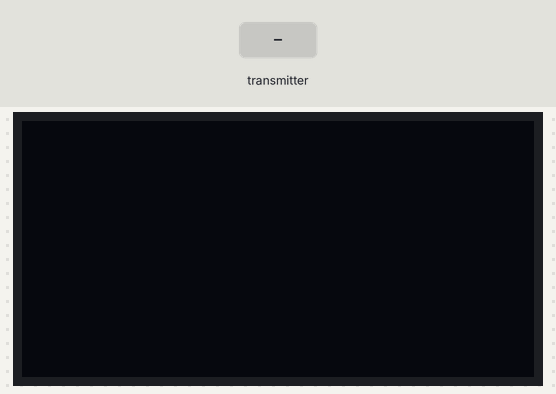
Bench run of a sketch on a simulated Arduino Uno, built with avr-gcc and run on an emulated ATmega328P. Parts: 128×64 one-colour display. Inputs (shaded band) come from the test bench. The display library's start-up logo is not drawn; no radio packets arrive unless stated; what the sketch prints to the serial monitor is not drawn.

Above: at 3.2 s.
3.3 s: the transmitter starts sending distance = 0
At 5.2 s:
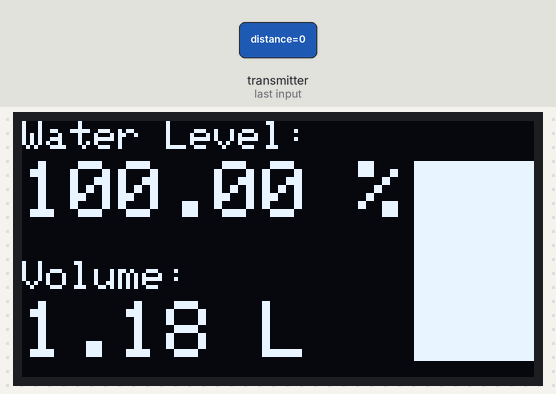
5.6 s: the transmitter starts sending distance = 256
At 6.8 s:
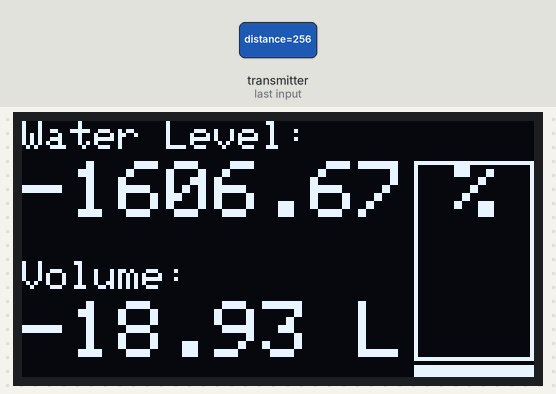
Timing chart, 0 to 8.6 s (numbered marks = the images above; inputs shaded):
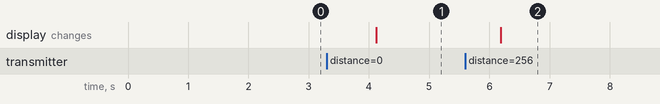

The sketch:

Receiver_Code_With_Graphics_and_volume.ino
```cpp
#include <SPI.h>
#include <nRF24L01.h>
#include <RF24.h>
#include <Wire.h>
#include <Adafruit_GFX.h>
#include <Adafruit_SSD1306.h>

#define SCREEN_WIDTH 128
#define SCREEN_HEIGHT 64
#define OLED_RESET    -1
#define SCREEN_ADDRESS 0x3C ///< See datasheet for Address; 0x3D for 128x64, 0x3C for 128x32

Adafruit_SSD1306 display(SCREEN_WIDTH, SCREEN_HEIGHT, &Wire, OLED_RESET);

RF24 radio(7, 8); // CE, CSN

const byte address[6] = "00001";
const float tankHeight = 15.0; // Tank height in cm
const float maxFillHeight = 15.0; // Maximum fill height in cm
const float tankRadius = 5.0; // Tank radius in cm

void setup() {
  Serial.begin(9600);

  if (!display.begin(SSD1306_SWITCHCAPVCC, SCREEN_ADDRESS)) { // 0x3C is the I2C address of the OLED display
    Serial.println(F("SSD1306 allocation failed"));
    for (;;);
  }
  display.display();
  delay(2000); // Pause for 2 seconds

  // Clear the buffer
  display.clearDisplay();

  display.setTextSize(1);
  display.setTextColor(SSD1306_WHITE);
  display.display();

  radio.begin();
  radio.openReadingPipe(0, address);
  radio.setPALevel(RF24_PA_MIN);
  radio.startListening();
}

void drawTank(float percentage, float volume) {
  display.clearDisplay();

  // Calculate water height based on percentage
  float waterHeight = map(percentage, 0, 100, 0, 50);

  // Draw the tank outline on the right side
  int tankX = SCREEN_WIDTH - 30;
  int tankY = 10;
  int tankWidthPixels = 30;
  int tankHeightPixels = 50;
  display.drawRect(tankX, tankY, tankWidthPixels, tankHeightPixels, SSD1306_WHITE);

  // Draw the water level inside the tank
  display.fillRect(tankX, tankY + (tankHeightPixels - waterHeight), tankWidthPixels, waterHeight, SSD1306_WHITE);

  // Draw the water percentage on the left side
  display.setCursor(0, 0);
  display.setTextSize(1);
  display.print("Water Level:");
  display.setCursor(0, 10);
  display.setTextSize(2);
  display.print(percentage);
  display.print(" %");

  // Draw the volume below the water level percentage
  display.setCursor(0, 35);
  display.setTextSize(1);
  display.print("Volume:");
  display.setCursor(0, 45);
  display.setTextSize(2);
  display.print(volume);
  display.print(" L");

  display.display();
}

void loop() {
  if (radio.available()) {
    long distance;
    radio.read(&distance, sizeof(distance));

    float percentage = (maxFillHeight - distance) / maxFillHeight * 100.0;

    // Cap the percentage at 100% if it's above the maxFillHeight
    if (percentage > 100) {
      percentage = 100;
    }

    // Calculate the volume of water
    float waterHeightCm = percentage / 100.0 * maxFillHeight; // Height of water in cm
    float volume = 3.14159 * tankRadius * tankRadius * waterHeightCm / 1000.0; // Volume in liters

    drawTank(percentage, volume);

    Serial.print("Water Level: ");
    Serial.print(percentage);
    Serial.print(" %, Volume: ");
    Serial.print(volume);
    Serial.println(" L");
  }
  delay(1000);
}
```

Measured:
- after the input at 3.3 s, the display: changes after 0.82 s (image 1)
- after the input at 5.6 s, the display: changes after 0.59 s (image 2)
